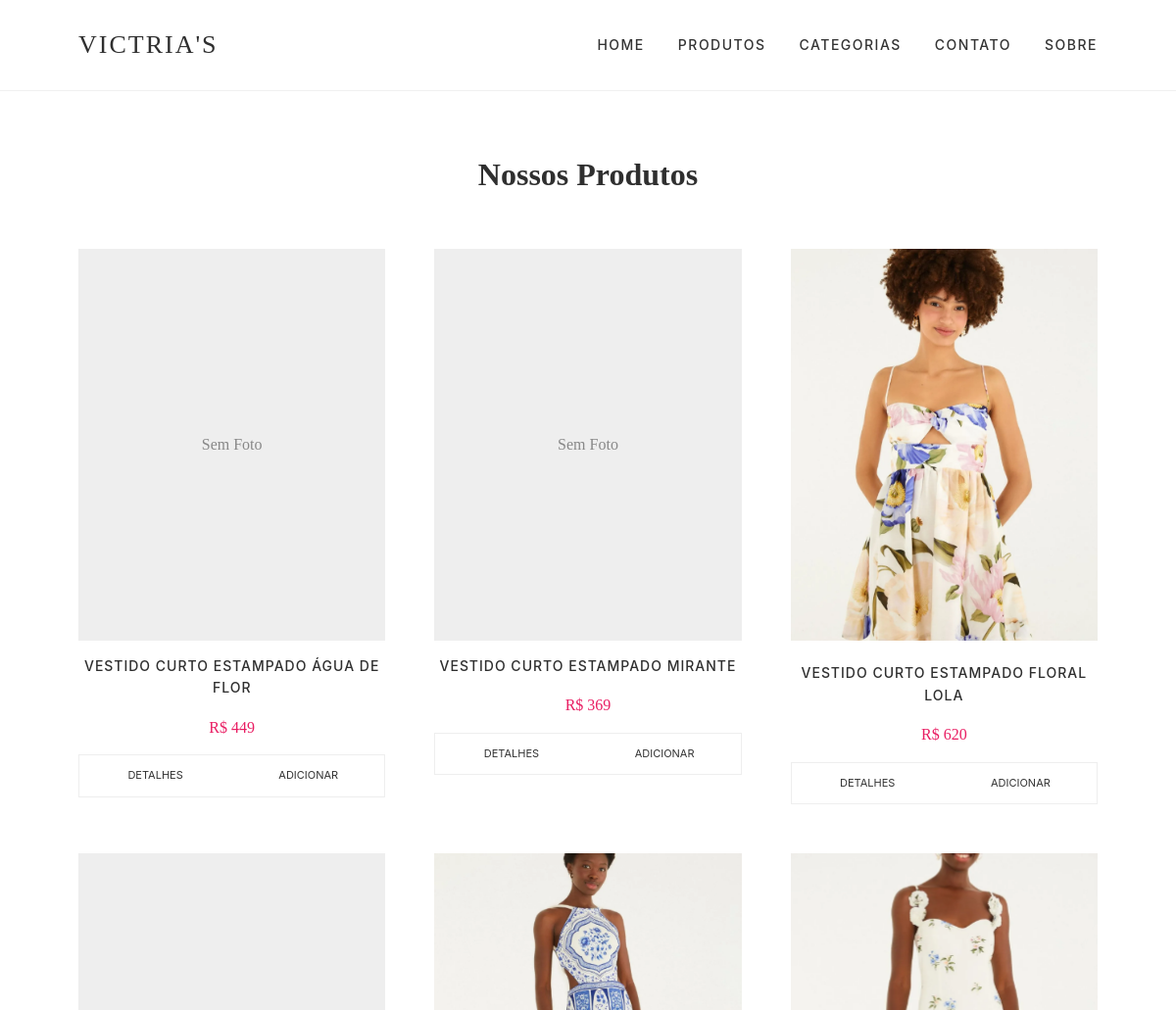
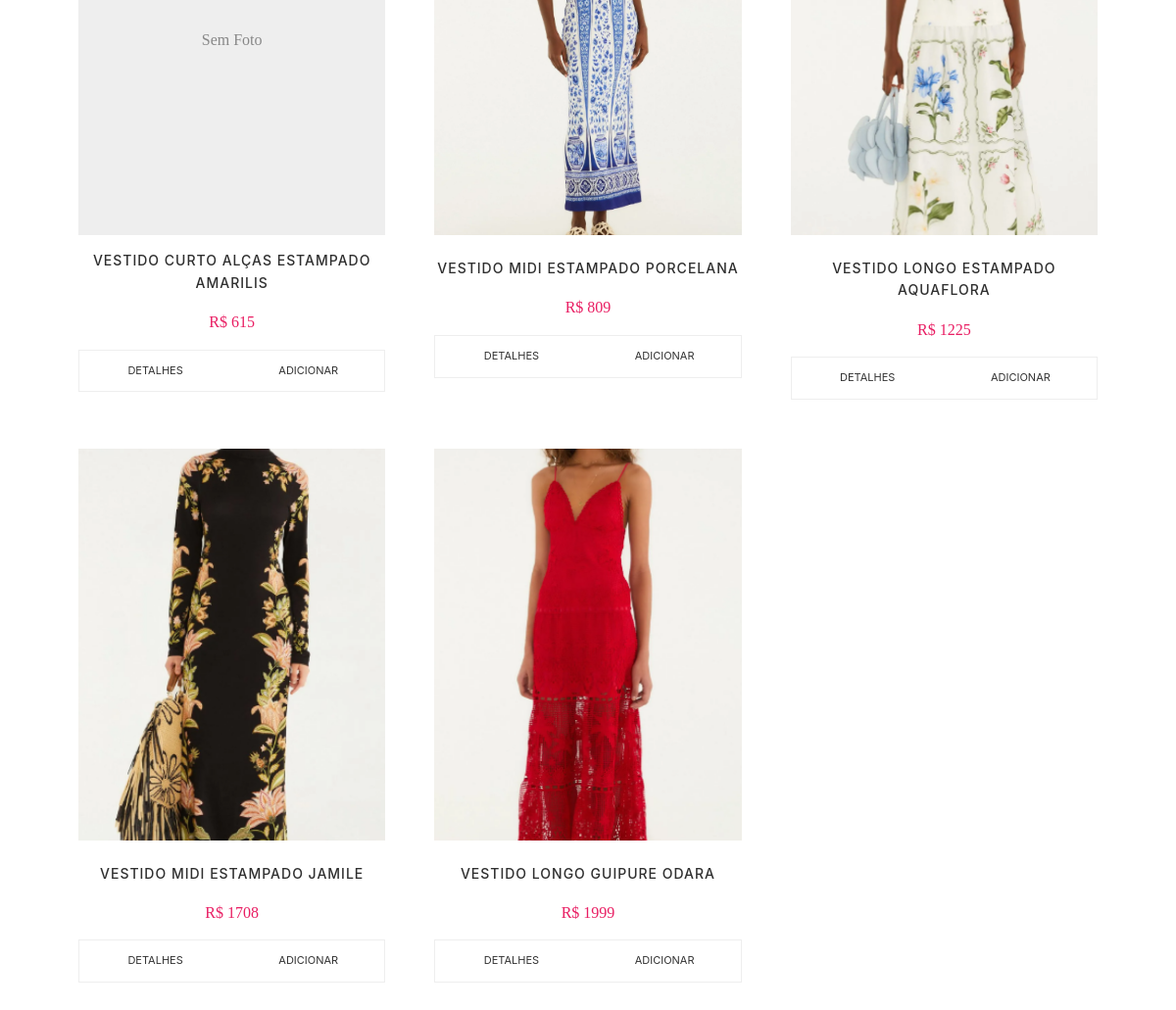
The app's page /produtos/, older data (2 pictures, top to bottom).
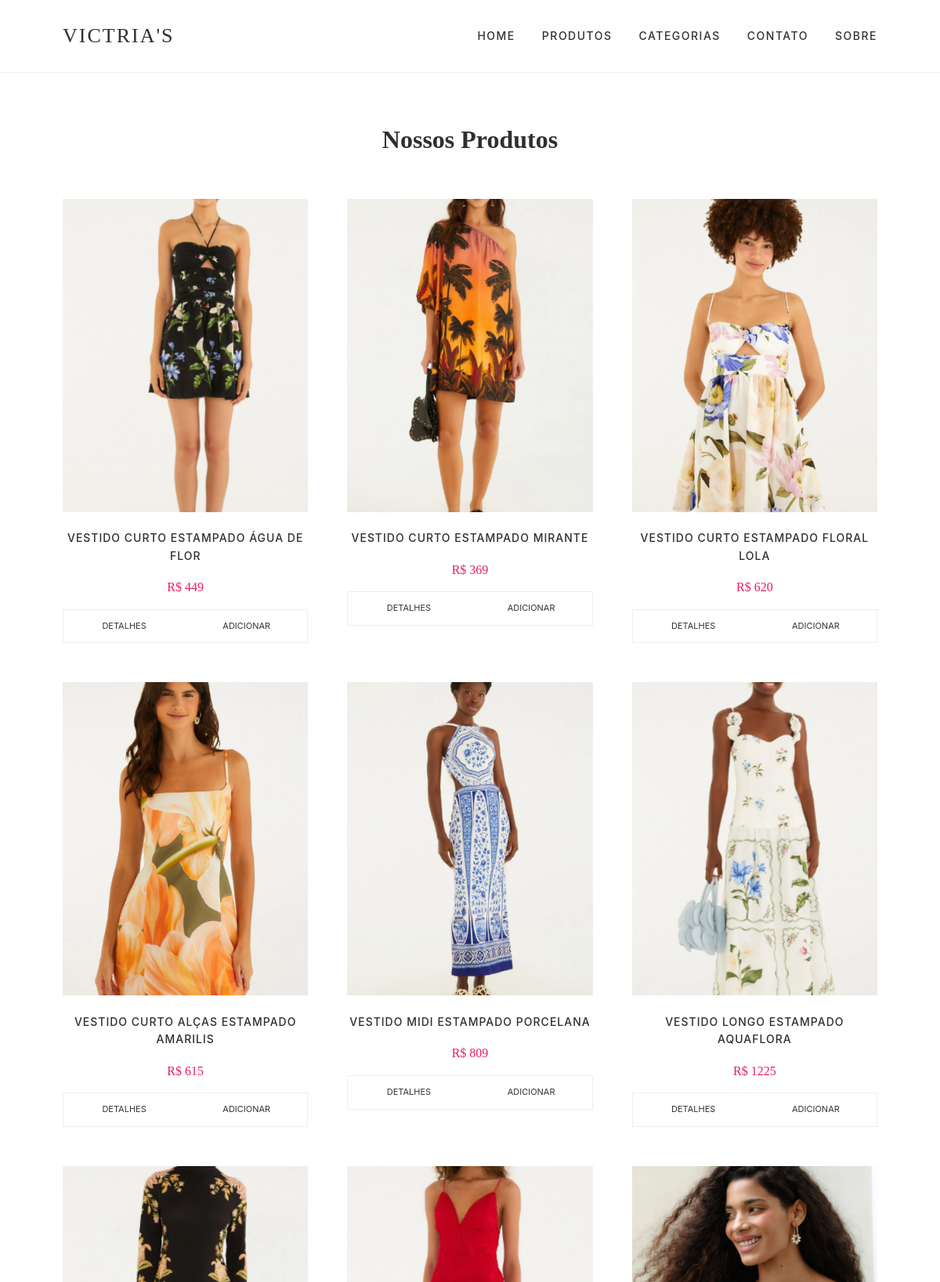
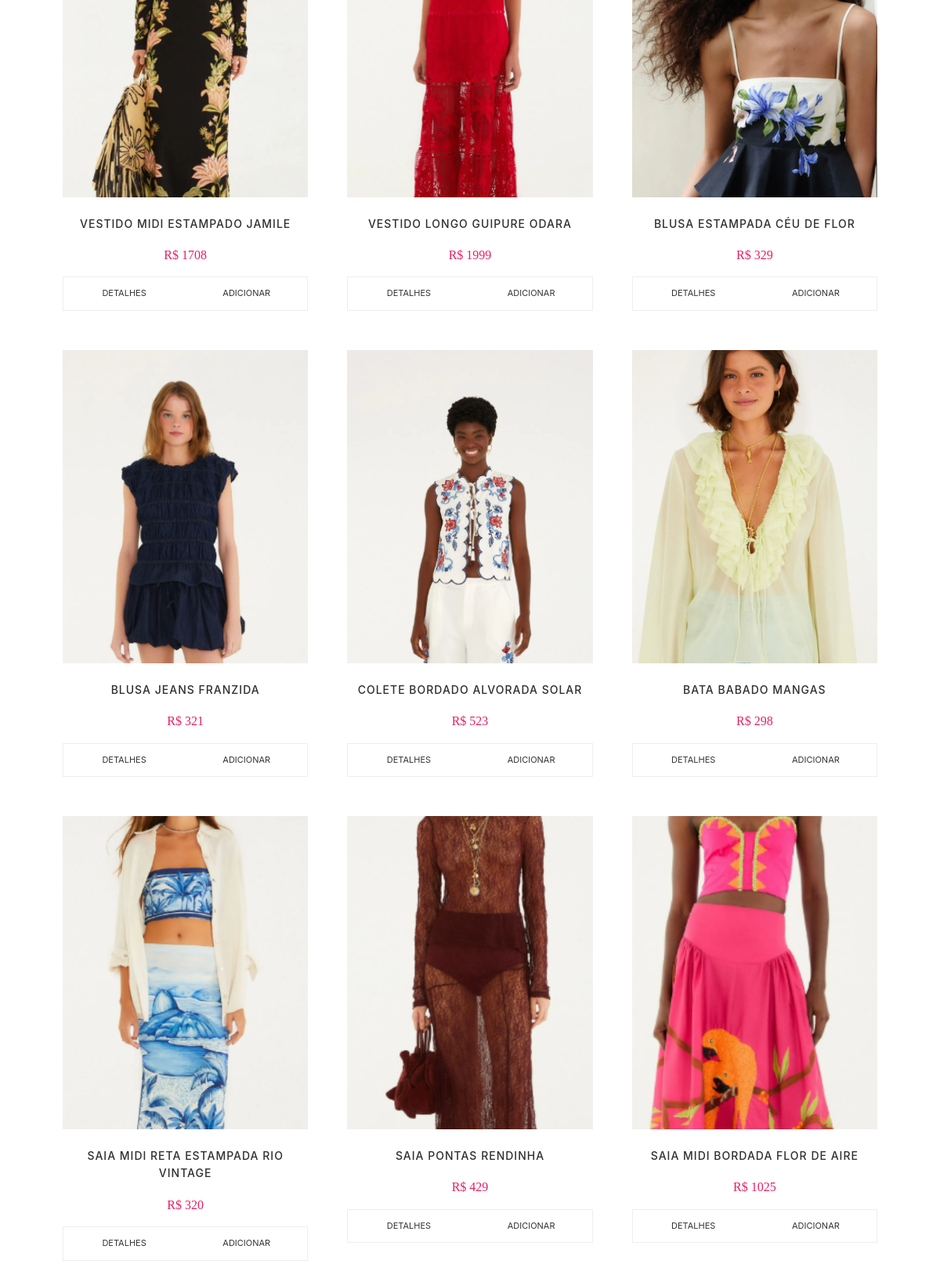
The same page, newer data (2 pictures, top to bottom).
### lojaapp/models.py (models this page shows, shortened)
class Produto(models.Model):
    titulo = models.CharField(max_length=200)
    slug = models.SlugField(unique=True)
    categoria = models.ForeignKey(Categoria, on_delete=models.CASCADE)
    image = models.ImageField(upload_to="produtos", null=True, blank=True)
    preco_mercado = models.PositiveIntegerField()
    descricao = models.TextField()
    visualizacao = models.PositiveIntegerField(default=0)

### lojaapp/views.py (the view)
# urls.py: path("produtos/", ProdutoListView.as_view(), name="produtos"),
class ProdutoListView(ListView):
    model = Produto
    template_name = "produtos.html"
    context_object_name = "produtos"

### templates/produtos.html (shortened to what this page needs)
{% extends "base.html" %}
{% block content %}
<h1 style="text-align:center; margin: 60px 0 30px;">Nossos Produtos</h1>
<div class="grid-produtos">
    {% for produto in produtos %}
    <div class="produto-card">
        <a href="{% url 'lojaapp:produto_detalhe' produto.id %}">
            {% if produto.image %}
                <img src="{{ produto.image.url }}" alt="{{ produto.titulo }}">
            {% else %}
                <div style="height:400px; background:#eee; display:flex; align-items:center; justify-content:center; color: #888;">
                    Sem Foto
                </div>
            {% endif %}
        </a>
        <h3>{{ produto.titulo }}</h3>
        <p class="preco">R$ {{ produto.preco_mercado }}</p>
        <div class="botoes-card">
            <a href="{% url 'lojaapp:produto_detalhe' produto.id %}" class="btn-card">Detalhes</a>
            <a href="{% url 'lojaapp:add_carrinho' produto.id %}" class="btn-card">Adicionar</a>
        </div>
    </div>
    {% endfor %}
</div>
{% endblock %}

### templates/base.html (shortened to what this page needs)
{% load static %}
<!DOCTYPE html>
<html lang="pt-br">
<head>
    <link rel="stylesheet" href="{% static 'css/style.css' %}">
</head>
<body>
<header class="topo">
    <div class="logo">Victria's</div>
    <nav class="menu">
        <a href="/">Home</a>
        <a href="/produtos/">Produtos</a>
        <a href="/categorias/">Categorias</a>
        <a href="/contato/">Contato</a>
        <a href="/sobre/">Sobre</a>
    </nav>
</header>
{% block content %}
{% endblock %}
</body>
</html>

### static/css/style.css (style rules this page uses)
:root { --cor-principal: #e91e63; --cor-texto: #2f2f2f; --cor-fundo-suave: #fdfaf7; }
body { margin: 0; font-family: 'Playfair Display', serif; background: #fff; color: var(--cor-texto); line-height: 1.6; }
.topo { display: flex; justify-content: space-between; align-items: center; padding: 25px 80px; background-color: #fff; border-bottom: 1px solid #f0f0f0; position: sticky; top: 0; z-index: 1000; }
.logo { font-size: 26px; letter-spacing: 2px; text-transform: uppercase; }
.menu a { margin-left: 30px; font-family: 'Inter', sans-serif; font-size: 12px; text-transform: uppercase; letter-spacing: 1.5px; font-weight: 600; transition: 0.3s; }
.grid-produtos { display: grid; grid-template-columns: repeat(auto-fit, minmax(280px, 1fr)); gap: 50px; padding: 20px 80px 80px; }
.produto-card { background: none; text-align: center; border-radius: 0; }
.produto-card img { width: 100%; height: 400px; object-fit: cover; border-radius: 0; transition: 0.5s ease; }
.produto-card h3 { font-family: 'Inter', sans-serif; font-size: 14px; text-transform: uppercase; letter-spacing: 1px; margin: 15px 0 5px; font-weight: 500; }
.produto-card p { font-size: 16px; color: var(--cor-principal); margin-bottom: 15px; }
.botoes-card { display: flex; gap: 1px; border: 1px solid #eee; }
.btn-card { flex: 1; padding: 12px; text-decoration: none; font-family: 'Inter', sans-serif; font-size: 11px; text-transform: uppercase; color: #333; background: #fff; transition: 0.3s; }
a { text-decoration: none; color: inherit; transition: 0.3s; }
nav a, .menu a { color: #333; font-weight: 500; text-transform: uppercase; font-size: 14px; }

Row changes from the older to the newer data that the page shows:
changed Produto "VESTIDO CURTO ESTAMPADO ÁGUA DE FLOR": image: picture added; no longer shows "Sem Foto"
changed Produto "VESTIDO CURTO ESTAMPADO MIRANTE": image: picture added; no longer shows "Sem Foto"
changed Produto "VESTIDO CURTO ALÇAS ESTAMPADO AMARILIS": image: picture added; no longer shows "Sem Foto"
added Produto: image (picture), titulo "BLUSA ESTAMPADA CÉU DE FLOR", preco_mercado "329"
added Produto: image (picture), titulo "BLUSA JEANS FRANZIDA", preco_mercado "321"
added Produto: image (picture), titulo "COLETE BORDADO ALVORADA SOLAR", preco_mercado "523"
added Produto: image (picture), titulo "BATA BABADO MANGAS", preco_mercado "298"
added Produto: image (picture), titulo "SAIA MIDI RETA ESTAMPADA RIO VINTAGE", preco_mercado "320"
added Produto: image (picture), titulo "SAIA PONTAS RENDINHA", preco_mercado "429"
added Produto: image (picture), titulo "SAIA MIDI BORDADA FLOR DE AIRE", preco_mercado "1025"
